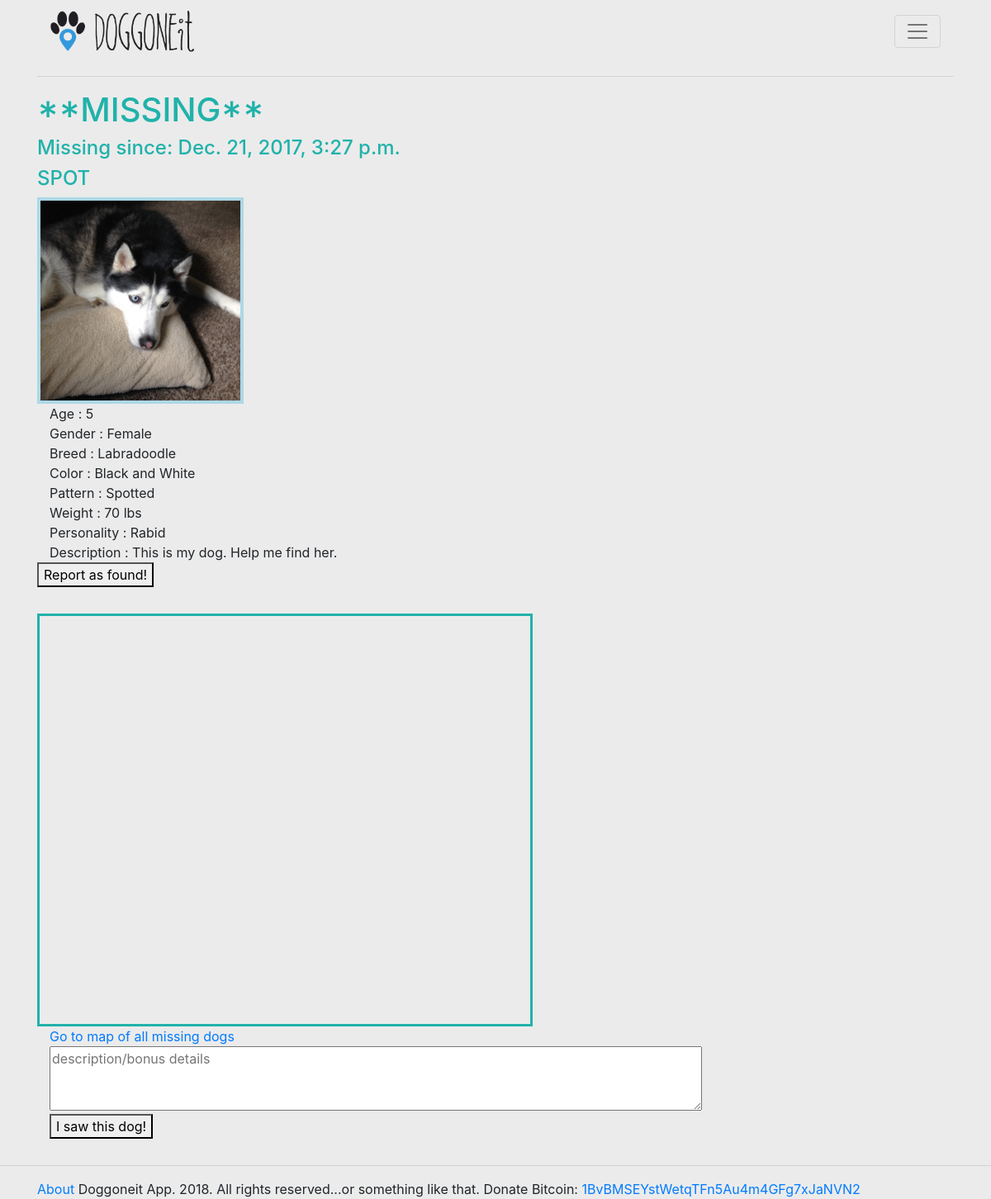
Before: /dog_profile/14/ (signed in) with the older database file.
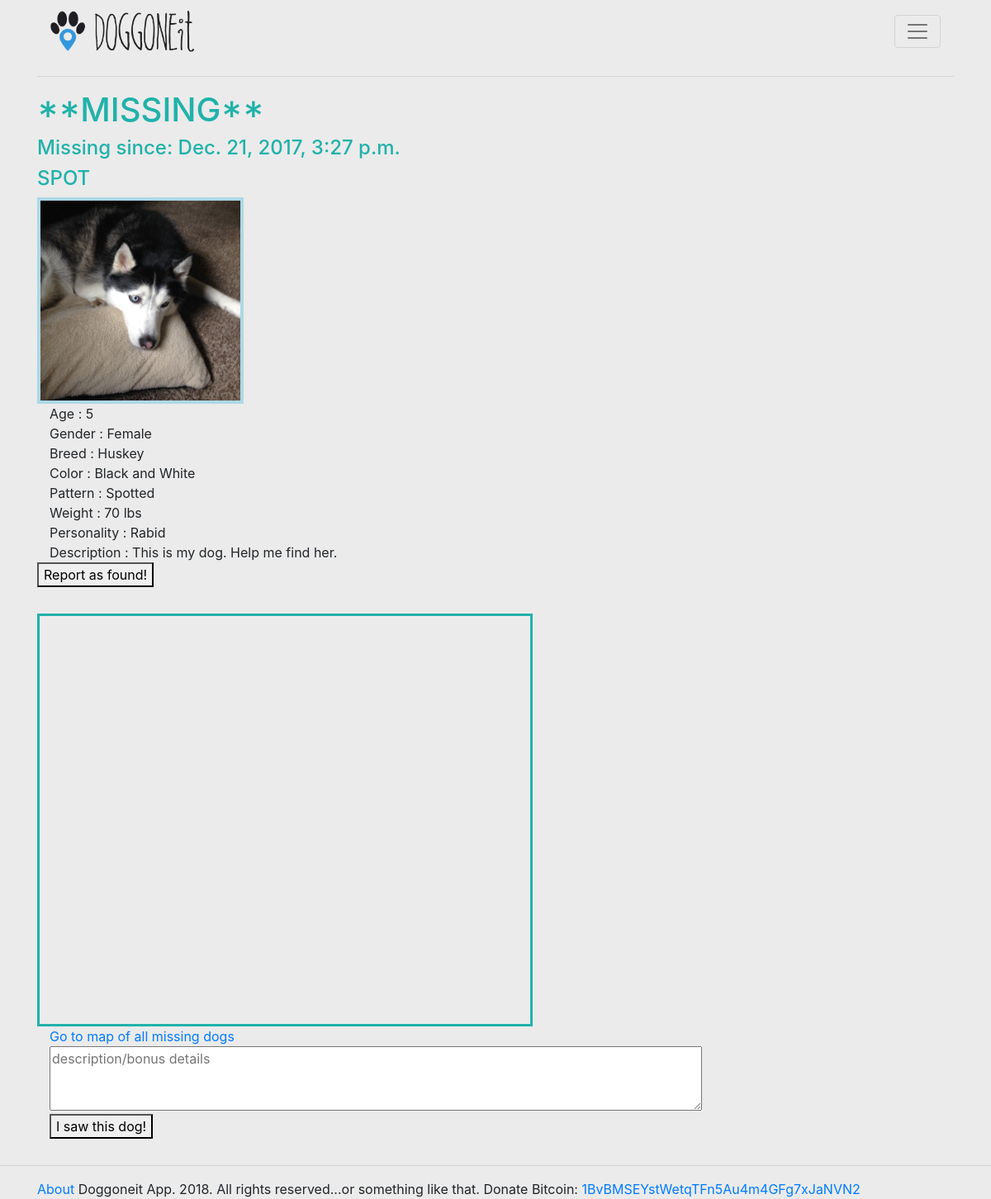
After: the same page with the newer database file.
### doggonnitapp/models.py (models this page shows, shortened)
class DogProfile(models.Model):
    name = models.CharField(max_length=50)
    age = models.PositiveSmallIntegerField(validators=[MinValueValidator(0), MaxValueValidator(20)])
    sex = models.CharField(max_length=6)
    breed = models.CharField(max_length=50)
    color = models.CharField(max_length=25)
    pattern = models.CharField(max_length=25)
    weight = models.PositiveSmallIntegerField(validators=[MinValueValidator(1), MaxValueValidator(250)])
    personality = models.CharField(max_length=25)
    dog_is_lost = models.BooleanField(default=False)
    dog_image = models.ImageField()
    description = models.TextField(default='')
    user = models.ForeignKey(User, on_delete=models.CASCADE)
    missing_since = models.DateTimeField(default=None, null=True)

### doggonnitapp/views.py (the view, shortened to what this page needs)
# urls.py: url(r'^dog_profile/(?P<dog_id>[0-9]+)/', views.dog_profile, name='dog_profile'),
def dog_profile(request, dog_id):
    dog = DogProfile.objects.get(pk=dog_id)
    profile = get_object_or_404(UserProfile, user=dog.user)
    current_user = request.user
    dog_owner = dog.user
    print(dog_owner)
    print(current_user)
    dog_name = dog.name
    email_list = ['doggoneitapp@gmail.com']
    user_email = current_user.email
    owner_email = dog.user.email
    email_list.append(user_email)
    email_list.append(owner_email)
    print(user_email)
    print(owner_email)
    context = {'dog': dog,
               'mapbox_api_key': secret.mapbox_api_key,
               'profile': profile}
    return render(request, 'doggonnitapp/dog_profile.html', context)

### doggonnitapp/templates/doggonnitapp/dog_profile.html (shortened to what this page needs)
{% extends 'doggonnitapp/base.html' %}
{% block content %}
<div class="container">
    <div class="row">
        <div class="col">
            {% if dog.dog_is_lost  %}
                <h1>**MISSING**</h1>
                <h3>Missing since: {{dog.missing_since}}</h3>
            {% endif %}
            <h3> {{ dog.name.upper }} </h3>
            <div class="dog_img" style="background: url({{MEDIA_URL}}{{ dog.dog_image }}) 50% 50% no-repeat; width:250px; height:250px; background-size: cover"></div>
            <div class="container">
                <div> Age : {{dog.age}} </div>
                <div> Gender : {{dog.sex}} </div>
                <div> Breed : {{dog.breed}} </div>
                <div> Color : {{dog.color}} </div>
                <div> Pattern : {{dog.pattern}} </div>
                <div> Weight : {{dog.weight}} lbs </div>
                <div> Personality : {{dog.personality}} </div>
                <div> Description : {{dog.description}} </div>
            </div>
            <form action="{% url 'doggonnitapp:dog_profile' dog.id %}" method="POST">
                {% if dog.dog_is_lost %}
                    <button type="submit"> Report as found! </button>
                    {% else %}
                        <button type="submit"> Report as missing </button>
                {% endif %}
            </form>
        </div>
    {% if dog.dog_is_lost %}
        <div class="col">
            <div id='map' style='width: 600px; height: 500px;'>
            </div>
                    <div class="col">
            <a href="{% url 'doggonnitapp:dogmap' %}">Go to map of all missing dogs</a>
        </div>
            <form action="{% url 'doggonnitapp:irecognizethatdog' dog.pk %}" method="POST">
                <div class="col textbox">
                    <textarea rows="3" cols="75" placeholder="description/bonus details" name="description"></textarea>
                </div>
                <div class="col">
                    <button type="submit">I saw this dog!</button>
                </div>
            </form>
        </div>
    </div>
{% endif %}
</div>
{% endblock %}

Changed rows visible on the page:
changed DogProfile "SPOT": breed "Labradoodle" → "Huskey"
